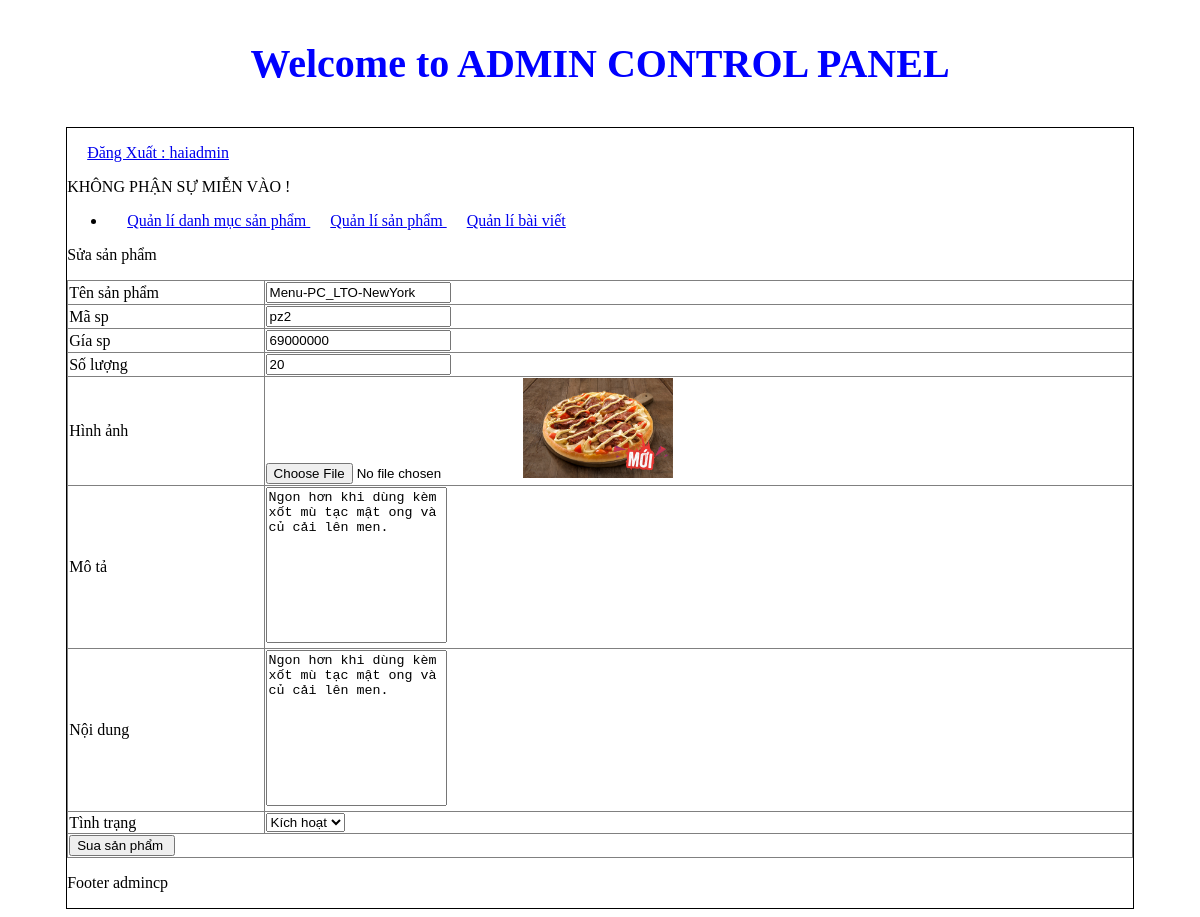
Page /admincp/index.php?action=quanlysanpham&query=sua&idsanpham=26 (signed in) on the committed database.
### tables this page shows
CREATE TABLE `tbl_sanpham` (
  `id_sanpham` int(11) NOT NULL,
  `tensanpham` varchar(250) NOT NULL,
  `masp` varchar(100) NOT NULL,
  `giasp` varchar(50) NOT NULL,
  `soluong` int(11) NOT NULL,
  `hinhanh` varchar(50) NOT NULL,
  `mota` tinytext NOT NULL,
  `noidung` text NOT NULL,
  `tinhtrang` int(11) NOT NULL,
  `id_danhmuc` int(11) NOT NULL
);

### admincp/modules/quanlysp/sua.php (the view, shortened to what this page needs)
<?php
    $sql_sua_sp = "SELECT * FROM tbl_sanpham WHERE id_sanpham='$_GET[idsanpham]'  LIMIT 1 ";
    $query_sua_sp =  mysqli_query($mysqli,$sql_sua_sp);
?>
<p>Sửa sản phẩm</p>
<table border = "1" width = "100%" style="border-collapse: collapse;" >
<?php
while($row = mysqli_fetch_array($query_sua_sp))
{
?>
<form method="POST" action ="modules/quanlysp/xuly.php?idsanpham=<?php echo $row['id_sanpham'] ?>" enctype="multipart/form-data">
  <tr>
    <td>Tên sản phẩm</td>
    <td><input type="text" value="<?php echo $row['tensanpham']?>" name = "tensanpham" ></td>
  </tr>
  <tr>
    <td>Mã sp</td>
    <td><input type="text" value="<?php echo $row['masp']?>" name = "masp" ></td>
  </tr>
  <tr>
    <td>Gía sp</td>
    <td><input type="text" value="<?php echo $row['giasp']?>" name = "giasp" ></td>
  </tr>
  <tr>
    <td>Số lượng</td>
    <td><input type="text" value="<?php echo $row['soluong']?>" name = "soluong"></td>
  </tr>
  <tr>
    <td>Hình ảnh</td>
    <td>
      <input type="file" name = "hinhanh">
      <img src="modules/quanlysp/uploads/<?php echo $row['hinhanh']?>" width="150px">
    </td>
  </tr>
  <tr>
    <td>Mô tả </td>
    <td><textarea rows="10" name="mota" style ="resize:none ; "><?php echo $row['mota']?></textarea></td>
  </tr>
  <tr>
    <td>Nội dung </td>
    <td><textarea rows="10" name="noidung" style ="resize:none ; "><?php echo $row['noidung']?></textarea></td>
  </tr>
  <tr>
    <td>Tình trạng</td>
    <td>
      <select name="tinhtrang">
        <?php
        if($row['tinhtrang']==1){
        ?>
        <option value="1" selected>Kích hoạt</option>
        <?php
        }else{
        ?>
        <option value="1" >Kích hoạt</option>
        <option value="0" selected>Ẩn</option>
        <?php
        }
        ?>
      </select>
    </td>
  </tr>
  <tr >
    <td colspan = "2"><input type="submit"  name ="suasanpham" value = "Sua sản phẩm "></td>
  </tr>
  </form>
  <?php
  }
  ?>
</table>

### admincp/index.php (shortened to what this page needs)
<!DOCTYPE html>
<html lang="en">
<head>
   <link rel="stylesheet" type="text/css" href="css/styleadmincp.css">
</head>
<body>
    <h3 class="title_admin">Welcome to ADMIN CONTROL PANEL</h3>
    <div class="wrapper">
        <?php
        include('modules/header.php');
        include ('modules/menu.php');
        include ('modules/main.php');
        include ('modules/footer.php');
       ?>
    </div>
</body>
</html>

### admincp/modules/header.php (shortened to what this page needs)
<p><a href="index.php?dangxuat=1">Đăng Xuất :
            <?php if(isset($_SESSION['dangnhap'])){
                echo $_SESSION['dangnhap'];
        } ?>
</a></p>
<p>KHÔNG PHẬN SỰ MIỄN VÀO ! </p>

### admincp/modules/menu.php
<ul class="admincp_list">
    <li>
        <a href="index.php?action=quanlydanhmucsanpham&query=them">Quản lí danh mục sản phẩm </a>
        <a href="index.php?action=quanlysanpham&query=them">Quản lí sản phẩm </a>
        <a href="index.php?action=quanlybaiviet&query=them">Quản lí bài viết </a>
    </li>
</ul>

### admincp/modules/main.php (shortened to what this page needs)
<div class = "main" >
<?php
                if (isset($_GET['action']) && $_GET['query']){
                    $tam = $_GET['action'];
                    $query = $_GET['query'];
                }else{
                    $tam ='';
                    $query = '';
                }
                if($tam=='quanlydanhmucsanpham' && $query=='them'){
                    include("modules/quanlydanhmucsp/them.php");
                    include("modules/quanlydanhmucsp/lietke.php");
               }elseif($tam=='quanlydanhmucsanpham' && $query=='sua'){
                    include("modules/quanlydanhmucsp/sua.php");
               }elseif($tam=='quanlysanpham' && $query=='them'){
                include("modules/quanlysp/them.php");
                include("modules/quanlysp/lietke.php");
                }elseif($tam=='quanlysanpham' && $query=='sua'){
                    include("modules/quanlysp/sua.php");
                }
               else {
                    include("modules/dashboard.php");
                }
            ?>
</div>

### admincp/modules/footer.php
<p>Footer admincp</p>

### admincp/css/styleadmincp.css (style rules this page uses)
h3.title_admin { text-align: center; font-size: 40px; color: blue; }
.wrapper { border: 1px solid #000; height: auto; width: 90%; margin: 0 auto; }
a { padding-left: 20px; }

### rows in the picture
tbl_sanpham: tensanpham "Menu-PC_LTO-NewYork", masp "pz2", giasp "69000000", soluong "20", hinhanh (picture), mota "Ngon hơn khi dùng kèm xốt mù tạc mật ong và củ cải lên men.", noidung "Ngon hơn khi dùng kèm xốt mù tạc mật ong và củ cải lên men.", tinhtrang "Kích hoạt"

### other values in the picture
$_SESSION['dangnhap'] "haiadmin"
